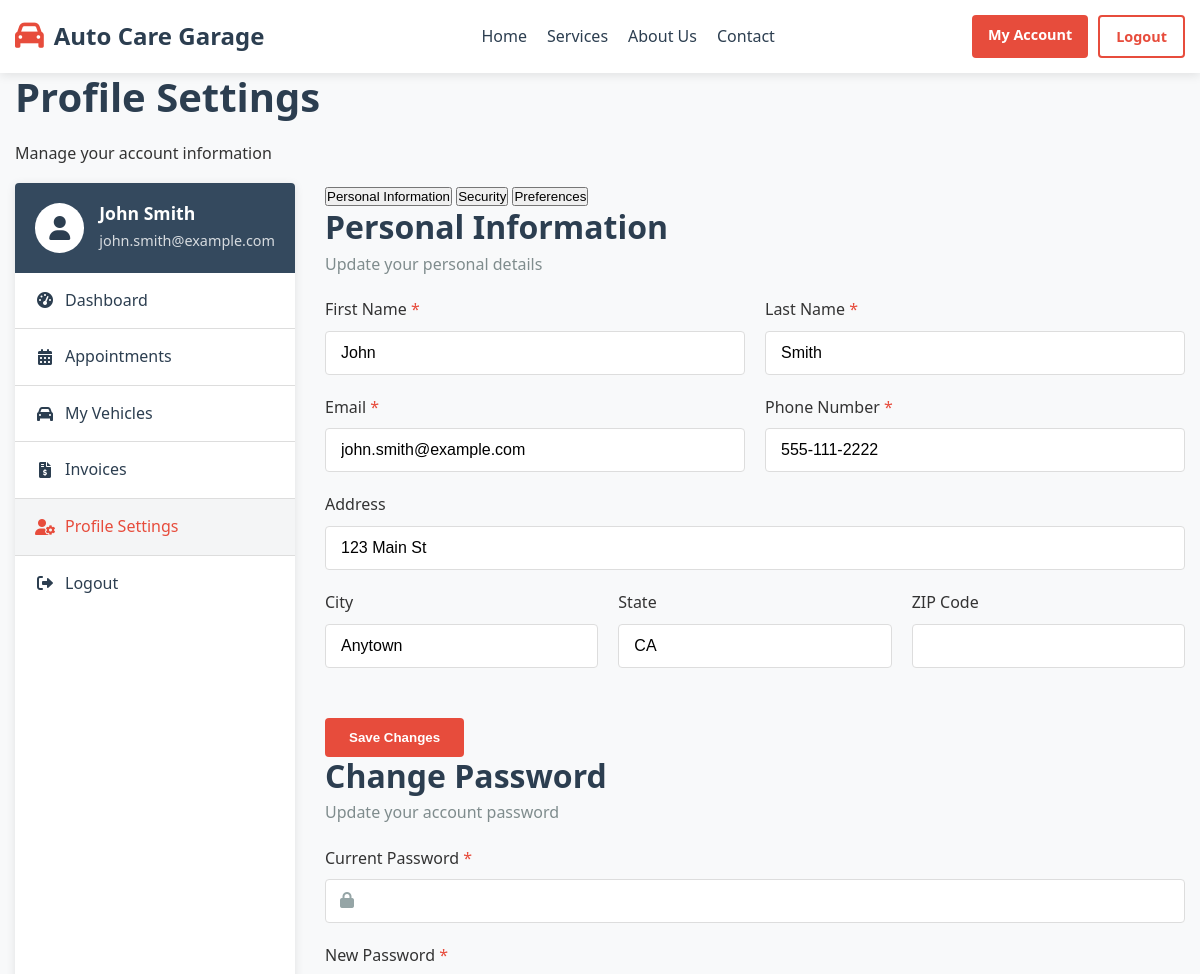
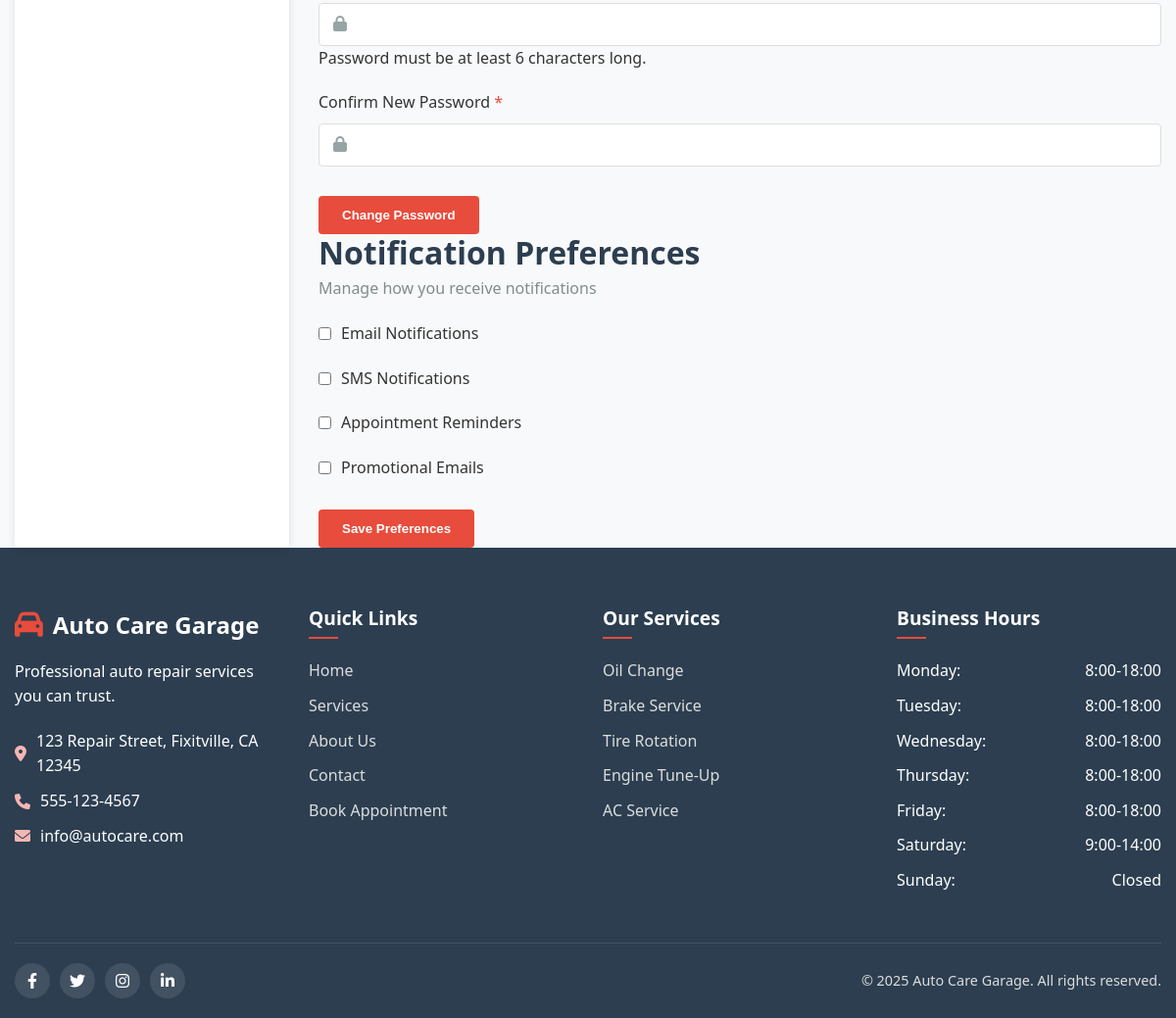
The app's page /client/profile.php (signed in) with its own data (2 pictures, top to bottom).
### tables this page shows
CREATE TABLE `customers` (
  `id` int(11) NOT NULL AUTO_INCREMENT,
  `first_name` varchar(50) NOT NULL,
  `last_name` varchar(50) NOT NULL,
  `email` varchar(100) DEFAULT NULL,
  `phone` varchar(20) NOT NULL,
  `address` varchar(255) DEFAULT NULL,
  `city` varchar(50) DEFAULT NULL,
  `state` varchar(50) DEFAULT NULL,
  `zip_code` varchar(20) DEFAULT NULL,
  `notes` text,
  `password` varchar(255) NOT NULL,
  `created_at` timestamp NOT NULL DEFAULT CURRENT_TIMESTAMP,
  `updated_at` timestamp NOT NULL DEFAULT CURRENT_TIMESTAMP ON UPDATE CURRENT_TIMESTAMP,
  PRIMARY KEY (`id`)
);

CREATE TABLE `services` (
  `id` int(11) NOT NULL AUTO_INCREMENT,
  `name` varchar(100) NOT NULL,
  `description` text,
  `price` decimal(10,2) NOT NULL,
  `duration` int(11) NOT NULL COMMENT 'in minutes',
  `status` enum('active','inactive') NOT NULL DEFAULT 'active',
  `created_at` timestamp NOT NULL DEFAULT CURRENT_TIMESTAMP,
  `updated_at` timestamp NOT NULL DEFAULT CURRENT_TIMESTAMP ON UPDATE CURRENT_TIMESTAMP,
  PRIMARY KEY (`id`)
);

### client/profile.php (the view, shortened to what the rows shown need)
<?php
require_once 'includes/db.php';
$customer_id = $_SESSION['user_id'];
$sql = "SELECT * FROM customers WHERE id = ?";
$stmt = $conn->prepare($sql);
$stmt->bind_param("i", $customer_id);
$stmt->execute();
$result = $stmt->get_result();
$customer = $result->fetch_assoc();
?>
<!DOCTYPE html>
<html lang="en">
<head>
    <link rel="stylesheet" href="css/style.css">
    <link rel="stylesheet" href="https://cdnjs.cloudflare.com/ajax/libs/font-awesome/6.0.0-beta3/css/all.min.css">
</head>
<body>
    <section class="page-header">
        <div class="container">
            <h1>Profile Settings</h1>
        </div>
    </section>
    <section class="profile-section">
        <div class="container">
            <div class="dashboard-container">
                <div class="dashboard-sidebar">
                    <div class="user-info">
                        <div class="user-details">
                            <h3><?php echo htmlspecialchars($customer['first_name'] . ' ' . $customer['last_name']); ?></h3>
                            <p><?php echo htmlspecialchars($customer['email']); ?></p>
                        </div>
                    </div>
                </div>
                <div class="dashboard-content">
                    <div class="profile-tabs">
                        <div class="tab-content active" id="personal-tab">
                            <div class="form-container">
                                <form action="profile.php" method="post" class="form">
                                    <div class="form-group-title">
                                        <h2>Personal Information</h2>
                                    </div>
                                    <div class="form-row">
                                        <div class="form-group">
                                            <label for="first_name">First Name <span class="required">*</span></label>
                                            <input type="text" id="first_name" name="first_name" value="<?php echo htmlspecialchars($customer['first_name']); ?>" required>
                                        </div>
                                        <div class="form-group">
                                            <label for="last_name">Last Name <span class="required">*</span></label>
                                            <input type="text" id="last_name" name="last_name" value="<?php echo htmlspecialchars($customer['last_name']); ?>" required>
                                        </div>
                                    </div>
                                    <div class="form-row">
                                        <div class="form-group">
                                            <label for="email">Email <span class="required">*</span></label>
                                            <input type="email" id="email" name="email" value="<?php echo htmlspecialchars($customer['email']); ?>" required>
                                        </div>
                                        <div class="form-group">
                                            <label for="phone">Phone Number <span class="required">*</span></label>
                                            <input type="tel" id="phone" name="phone" value="<?php echo htmlspecialchars($customer['phone']); ?>" required>
                                        </div>
                                    </div>
                                    <div class="form-group">
                                        <label for="address">Address</label>
                                        <input type="text" id="address" name="address" value="<?php echo htmlspecialchars($customer['address'] ?? ''); ?>">
                                    </div>
                                    <div class="form-row">
                                        <div class="form-group">
                                            <label for="city">City</label>
                                            <input type="text" id="city" name="city" value="<?php echo htmlspecialchars($customer['city'] ?? ''); ?>">
                                        </div>
                                        <div class="form-group">
                                            <label for="state">State</label>
                                            <input type="text" id="state" name="state" value="<?php echo htmlspecialchars($customer['state'] ?? ''); ?>">
                                        </div>
                                    </div>
                                </form>
                            </div>
                        </div>
                        <div class="tab-content" id="security-tab">
                            <div class="form-container">
                                <form action="profile.php" method="post" class="form">
                                    <div class="form-group-title">
                                        <h2>Change Password</h2>
                                    </div>
                                </form>
                            </div>
                        </div>
                        <div class="tab-content" id="preferences-tab">
                            <div class="form-container">
                                <form action="profile.php" method="post" class="form">
                                    <div class="form-group-title">
                                        <h2>Notification Preferences</h2>
                                    </div>
                                </form>
                            </div>
                        </div>
                    </div>
                </div>
            </div>
        </div>
    </section>
    <?php include 'includes/footer.php'; ?>
</body>
</html>

### client/includes/footer.php (shortened to what the rows shown need)
<footer class="footer">
    <div class="container">
        <div class="footer-content">
            <div class="footer-services">
                <ul>
                    <?php
                    $sql = "SELECT id, name FROM services WHERE status = 'active' LIMIT 5";
                    $result = $conn->query($sql);
                    if ($result->num_rows > 0) {
                        while($row = $result->fetch_assoc()) {
                            echo '<li><a href="services.php#service-' . $row['id'] . '">' . htmlspecialchars($row['name']) . '</a></li>';
                        }
                    }
                    ?>
                </ul>
            </div>
        </div>
    </div>
</footer>

### records on screen
customers: first_name+last_name "John Smith", email "john.smith@example.com", first_name "John", last_name "Smith", phone "555-111-2222", address "123 Main St", city "Anytown", state "CA"
services: name "Oil Change"
services: name "Brake Service"
services: name "Tire Rotation"
services: name "Engine Tune-Up"
services: name "AC Service"

### other values on screen
$settings['garage_address'] "123 Repair Street, Fixitville, CA 12345"
$settings['garage_phone'] "555-123-4567"
$settings['garage_email'] "info@autocare.com"
$day_name "Monday"
$hours "8:00-18:00"
$day_name "Tuesday"
$day_name "Wednesday"
$day_name "Thursday"
$day_name "Friday"
$day_name "Saturday"
$hours "9:00-14:00"
$day_name "Sunday"
$hours "Closed"
